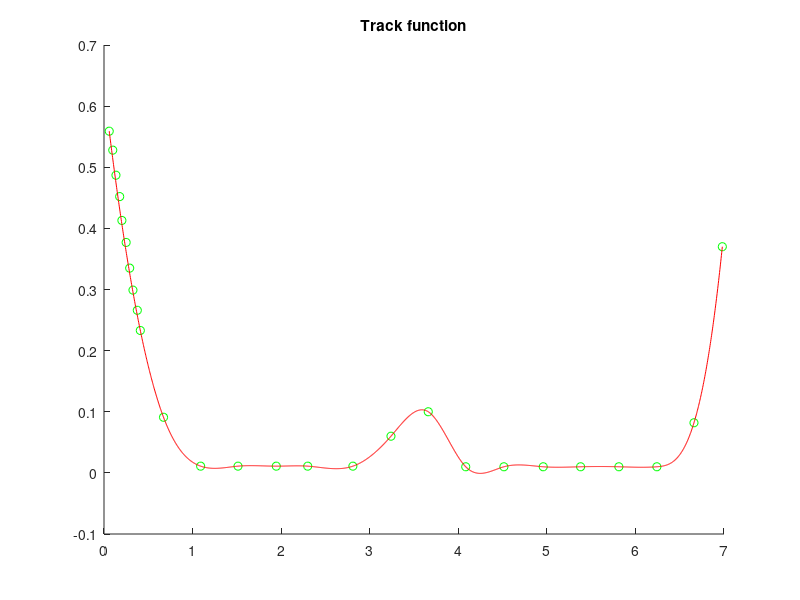
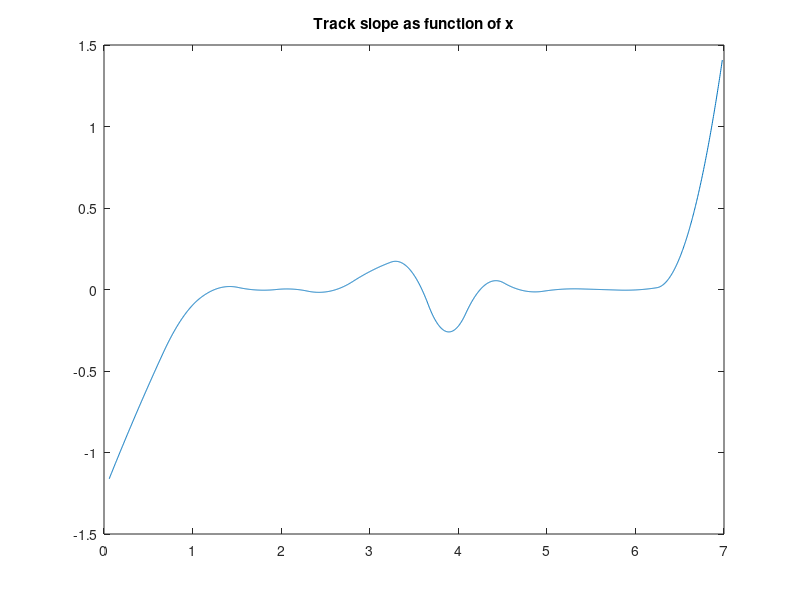
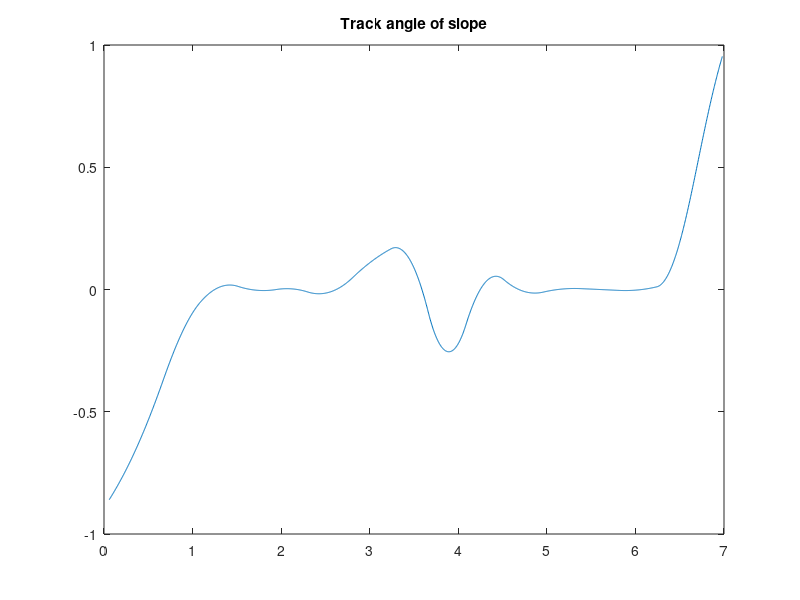
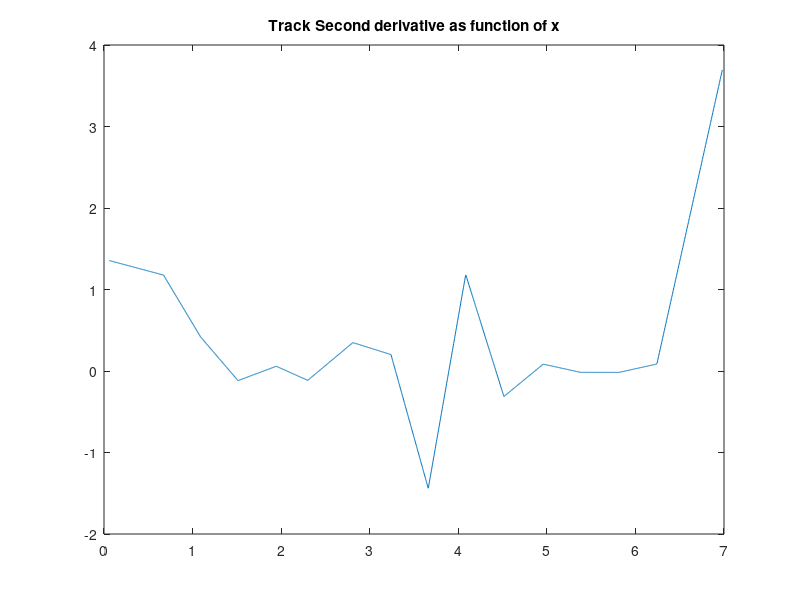

Write the MATLAB code that produced these figures, in order. (Note: this script raises an error after producing the figures.)
clear all; close all;
% implemented owners names = 'Patrick','Colin'
% put in your own and add your name to the list
ComputerOwner = 'Patrick';

Folder = 'RollCarCode';
switch ComputerOwner
    case 'Patrick'
        GlobalPath = 'C:\Users\pcarl\Documents\College Things\ME 107\Roll Car\Github Code Repository\';
    case 'Colin'
        GlobalPath = '';
    otherwise
        error('ME107RollCarPhysicsModel: ComputerOwner name %s not found in Possible options.Please add your options to the list',ComputerOwner) 
end
%% Some basic stuff from the beginning
nuair = 1.524e-6; % m^2/s (kinematic viscosity
vnom = 5; % m/s
rnom = .025; % m

Renom = vnom*rnom/nuair; % nominal reynolds number experienced by wheel
%% Make functions for the track
Trackxvals = (1/100)*[5.9,9.9,13.5,17.7,20.2,25,29,32.7,37.6,41,67.2,109.1,151.3,194.5,230.0,281,324,366.1,408.4,451.5,495.9,538.1,581.3,624.2,666.1,698.1];
Trackyvals = (1/100)*[55.9,52.8,48.7,45.2,41.3,37.7,33.5,29.9,26.6,23.3,9.1,1.1,1.1,1.1,1.1,1.1,6,10,1,1,1,1,1,1,8.2,37];
% make polynomial spline
PiecewisePolynomialSpline = spline(Trackxvals([1,10:end]),Trackyvals([1,10:end]));
PiecewisePolynomialSplineDerivative = PiecewisePolynomialSpline;
PiecewisePolynomialSpline2Derivative = PiecewisePolynomialSpline;
% perform matrix multiply derivation of cubic coeficients
PiecewisePolynomialSplineDerivative.coefs = PiecewisePolynomialSpline.coefs*diag([3,2,1],1);
PiecewisePolynomialSpline2Derivative.coefs = PiecewisePolynomialSplineDerivative.coefs*diag([3,2,1],1);
% make simpler ananymous functions
TrackPosition = @(xvals) ppval(PiecewisePolynomialSpline,xvals);
TrackSlope = @(xvals) ppval(PiecewisePolynomialSplineDerivative,xvals);
TrackConcavity = @(xvals) ppval(PiecewisePolynomialSpline2Derivative,xvals);
TrackCurvature = @(xvals) abs(TrackConcavity(xvals))./sqrt(1+TrackSlope(xvals).^2).^3;

integrand = @(x) sqrt(1+TrackSlope(x).^2);
numDeterminers = 100;
determiners = linspace(Trackxvals(1),Trackxvals(end),numDeterminers);
svals = zeros([numDeterminers,1]);
% Change to gauss quadrature for more accuracy and snazzle;
for guava = 2:numDeterminers
    svals(guava) = integral(integrand,determiners(guava-1),determiners(guava));
end
svals = cumsum(svals);

s_to_x = @(s) linterp(svals,determiners,s);
x_to_s = @(x) linterp(determiners,svals,x);

TrackPosition_s = @(s) TrackPosition(s_to_x(s));
TrackSlope_s = @(s) TrackSlope(s_to_x(s));
TrackCurvature_s = @(s) TrackCurvature(s_to_x(s));

% plotting to make sure all is well
interppoints = linspace(Trackxvals(1),Trackxvals(end),2000);

figure()
hold on
plot(Trackxvals,Trackyvals,'go')
plot(interppoints,TrackPosition(interppoints),'r')
title('Track function')
% axis('equal')

figure()
plot(interppoints,TrackSlope(interppoints))
title('Track slope as function of x')

figure()
plot(interppoints,atan(TrackSlope(interppoints)))
title('Track angle of slope')

figure()
plot(interppoints,TrackConcavity(interppoints))
title('Track Second derivative as function of x')

figure()
plot(interppoints,TrackCurvature(interppoints))
title('Track k value as function of x')
%% Make file pipeline in order to efficiently extract data (not implemented)

FileName = 'F111_10_run1.xlsx';
FullFilePath = strcat(GlobalPath,filesep,Folder,filesep,FileName);

%% dynamics model
[Xdata,Ydata,Tdata] = getXY(FullFilePath);
Tdata = Tdata; % get XY fails to account for actual release point
Xdata = Xdata/100;
Ydata = Ydata/100;

%% verify the final result with lots of graphs
TimeStep = 2e-3;
m = 2.4582; % kg
rw = .1188; % m
rg = .04; % m (uncalculated guestimate)

vector = [.05;1;.5;.01;.6];

muk = vector(1);
mus = muk*vector(2);
CD = vector(3);
CL = vector(4);
sinit = vector(5);

RCDAF = GetRollCarDynamicsFunction(m,rw,rg,mus,muk,CD,CL,TrackPosition_s,TrackSlope_s,TrackCurvature_s);

[tsim,xvectsim] = RungeKutta4(RCDAF,[0,Tdata(end)],[sinit;0;0;0],TimeStep);
ssim = xvectsim(:,1);
% ! there is hysterisis in the call to s_to_x so this dumnb thing is
% required. have no clue as to cause fo hysterisis, perhapse how code was
% optimized to run on vector inputs.
xsim = [];
for apple = 1:numel(ssim) 
xsim = [xsim; s_to_x(ssim(apple))];
end
% for good measure ill do this one the same way, yes it is less efficient
% but i don't care. 
ysim = [];
for plum = 1:numel(xsim)
    ysim = [ysim; TrackPosition_s(ssim(plum))];
end
xfunction = @(xx) linterp(tsim,xsim,xx);
yfunction = @(xx) linterp(tsim,ysim,xx);

MeanSquareError = mean(sqrt((xfunction(Tdata)-Xdata).^2 + (yfunction(Tdata)-Ydata).^2));
fprintf('Mean Square Error: %d \n', MeanSquareError)

sdot = xvectsim(:,2);
thetadot = xvectsim(:,4);
KineticEnergy = .5*m*sdot.^2 + .5*m*rg^2*thetadot.^2;
PotentialEnergy = m*9.81*ysim;
TotalEnergy = KineticEnergy + PotentialEnergy;

% plot lots of figures to determine if simulation is physical or not

figure();
hold on;
plot(KineticEnergy,'r');
plot(PotentialEnergy,'g');
plot(TotalEnergy,'b')
title('Plots of Energy vs time for simulation')
legend('KE','PE','TE','Location','Best')

figure();
hold on
plot(Tdata,Xdata,'k-x');
plot(tsim,xsim,'r--');
xlabel('Time (s)');
ylabel('x (m)');
title('x vs t');
legend('Data  X Position','Simulation X Position','Location','best')
set(gca,'FontSize',14);

figure();
hold on
plot(Tdata,Ydata,'k-x');
plot(tsim,ysim,'r--')
xlabel('Time (s)');
ylabel('y (m)');
title('y vs t');
legend('Data Y Position','Simulation Y Position','Location','best')
set(gca,'FontSize',14);

% animation to ensure that results "look" right
pause(1)
% figure()
% for index = 1:numel(tsim)
%     plot(interppoints,TrackPosition(interppoints),'r')
%     hold on
%     plot(xsim(index),ysim(index),'go')
%     hold off
%     pause(.001)
% end
% disp('Graphics are done')







